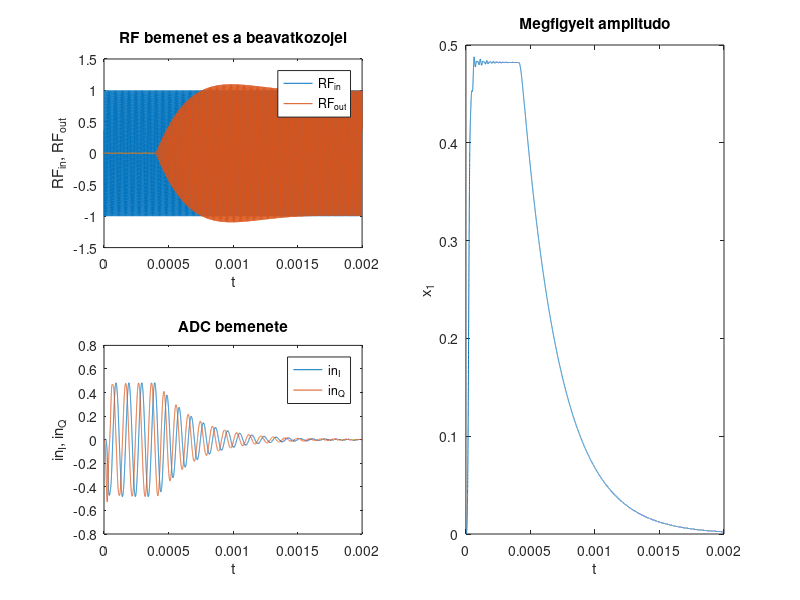

MATLAB code for this plot:
clear all;
clc;

%% PARAMETEREK
fs=10e6;                  %mintaveteli frekvencia a szimulaciohoz
f_rf=110e3;               %bemeno RF jel frekvenciaja
p_rf=rand*2*pi;           %bemeni RF jel kezdofazisa
f_lo=100e3;               %lokaljelek frekvenciaja
T=2e-3;                   %szimulacios ido
alpha=1e-2;               %megfigyelo batorsagi tenyezoje
beta=1e-3;                %szabalyzo batorsagi tenyezoje (gyakorlatban kompenzalando az identifikalt atvitellel)
[B,A]=ellip(6,1,60,0.01); %ADC alulatereszto szuroje
%[H,W]=freqz(B,A,10000); plot(W/2/pi*fs,20*log10(abs(H)));

%% JELEK GENERALASA
t=0:1/fs:T;
rf_in=sin(2*pi*f_rf*t+p_rf); %RF bemenet
lo_i=cos(2*pi*f_lo*t);       %I lokaljel
lo_q=sin(2*pi*f_lo*t);       %Q lokaljel
in_i=zeros(1,length(t));     %DSP egyik bemeno jele (rekurzivan all elo)
in_q=zeros(1,length(t));     %DSP masik bemeno jele (rekurzivan all elo)

%% A KOMPLEX JEL NULLARA SZABALYZASA
rf_out=size(t);
buf1=zeros(2,length(B));
buf2=zeros(2,length(A)-1);
r=0;
x=0;
p=0;
e=0;
xSave=zeros(size(t));
eSave=zeros(size(t));
for ii=1:length(t)
    rf_out(ii)=real(r)*lo_i(ii)+imag(r)*lo_q(ii);
    %DSP bemeno jeleinek eloallitasa (a valosagban ez "megtortenik", nem kell szamitani)
    buf1=[(rf_in(ii)-rf_out(ii)).*lo_i(ii) buf1(1,1:end-1) ; (rf_in(ii)-rf_out(ii)).*lo_q(ii) buf1(2,1:end-1)];
    in_i(ii)=1/A(1)*(B*buf1(1,:)'-A(2:end)*buf2(1,:)');
    in_q(ii)=1/A(1)*(B*buf1(2,:)'-A(2:end)*buf2(2,:)');
    buf2=[in_i(ii) buf2(1,1:end-1) ; in_q(ii) buf2(2,1:end-1)];
    %megfigyelo es szabalyzo
    in_cpx=in_i(ii)+1j*in_q(ii);
    c=exp(1j*2*pi*(f_lo-f_rf)/fs*(ii-1));
    y=c*x;
    r=c*p;
    xSave(ii)=x;
    eSave(ii)=e;
    e=in_cpx-y;
    x=x+alpha*e*c';
    if(t(ii)>4e-4); p=p+beta.*x; end; %400 us utan kapcsoljuk be a szabalyzot
end

%% ABRAZOLAS
figure(1);
subplot(221);
plot(t,rf_in,t,rf_out);
title('RF bemenet es a beavatkozojel');
legend('RF_{in}','RF_{out}');
xlabel('t');
ylabel('RF_{in}, RF_{out}');
subplot(223);
plot(t,in_i,t,in_q);
title('ADC bemenete');
legend('in_I','in_Q');
xlabel('t');
ylabel('in_I, in_Q');
subplot(122);
plot(t,abs(xSave));
title('Megfigyelt amplitudo');
xlabel('t');
ylabel('x_1');
